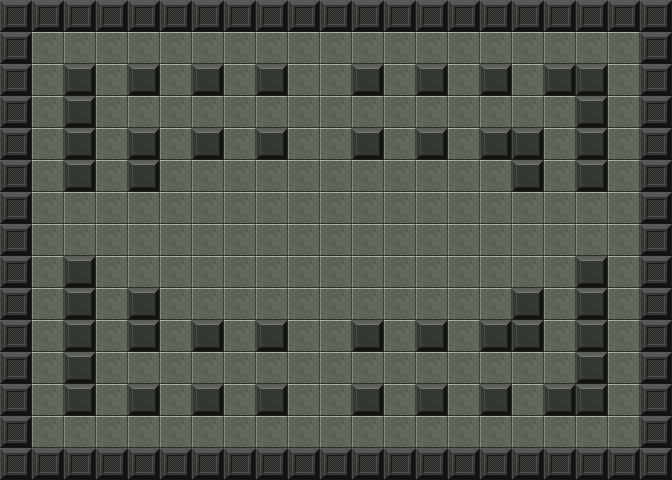

Below is a game level as drawn by its tile map, then a one-line description and the .tmx file that defines it, in full:
An orthogonal 21x15 tile map with 32x32 px tiles, 1 tile layer (Tile Layer 1).

<map version="1.2" tiledversion="1.2.1" orientation="orthogonal" renderorder="right-up" width="21" height="15" tilewidth="32" tileheight="32" infinite="0" nextlayerid="3" nextobjectid="1">
 <tileset firstgid="1" name="gridtiles" tilewidth="32" tileheight="32" tilecount="140" columns="14">
  <image source="../assets/images/pacman-esque/tiles.png" width="448" height="320" />
 </tileset>
 <layer id="2" name="Tile Layer 1" width="21" height="15">
  <data encoding="csv">
24,24,24,24,24,24,24,24,24,24,24,24,24,24,24,24,24,24,24,24,24,
24,1,1,1,1,1,1,1,1,1,1,1,1,1,1,1,1,1,1,1,24,
24,1,20,1,20,1,20,1,20,1,1,20,1,20,1,20,1,20,20,1,24,
24,1,20,1,1,1,1,1,1,1,1,1,1,1,1,1,1,1,20,1,24,
24,1,20,1,20,1,20,1,20,1,1,20,1,20,1,20,20,1,20,1,24,
24,1,20,1,20,1,1,1,1,1,1,1,1,1,1,1,20,1,20,1,24,
24,1,1,1,1,1,1,1,1,1,1,1,1,1,1,1,1,1,1,1,24,
24,1,1,1,1,1,1,1,1,1,1,1,1,1,1,1,1,1,1,1,24,
24,1,20,1,1,1,1,1,1,1,1,1,1,1,1,1,1,1,20,1,24,
24,1,20,1,20,1,1,1,1,1,1,1,1,1,1,1,20,1,20,1,24,
24,1,20,1,20,1,20,1,20,1,1,20,1,20,1,20,20,1,20,1,24,
24,1,20,1,1,1,1,1,1,1,1,1,1,1,1,1,1,1,20,1,24,
24,1,20,1,20,1,20,1,20,1,1,20,1,20,1,20,1,20,20,1,24,
24,1,1,1,1,1,1,1,1,1,1,1,1,1,1,1,1,1,1,1,24,
24,24,24,24,24,24,24,24,24,24,24,24,24,24,24,24,24,24,24,24,24
</data>
 </layer>
</map>
